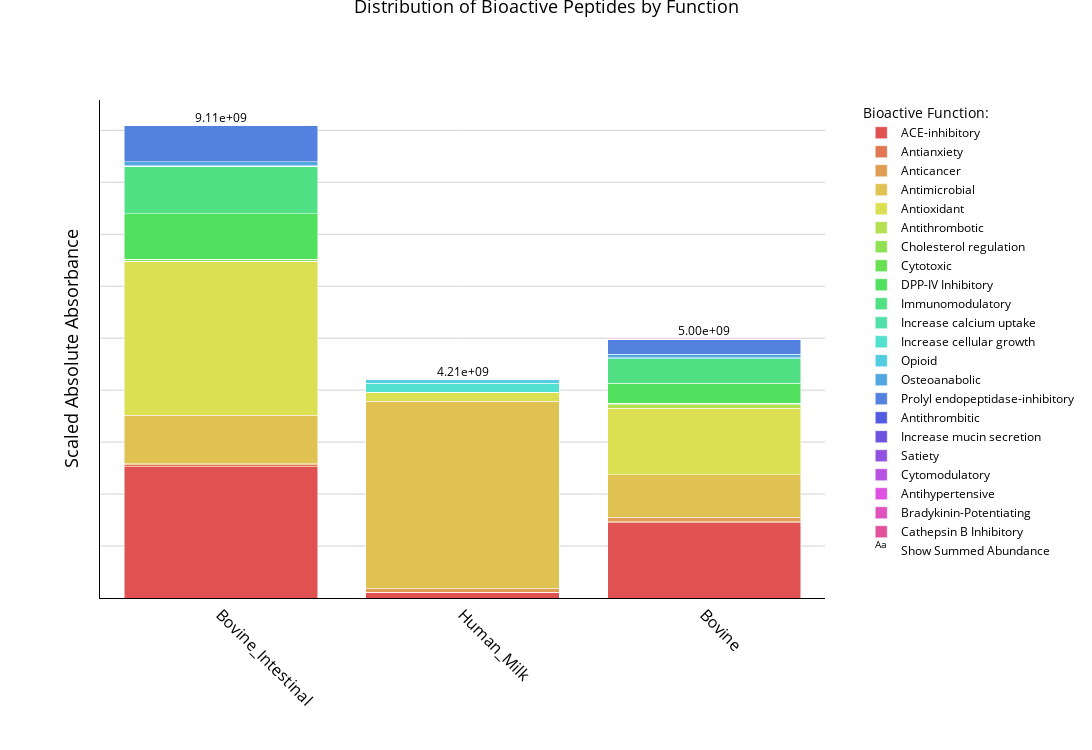
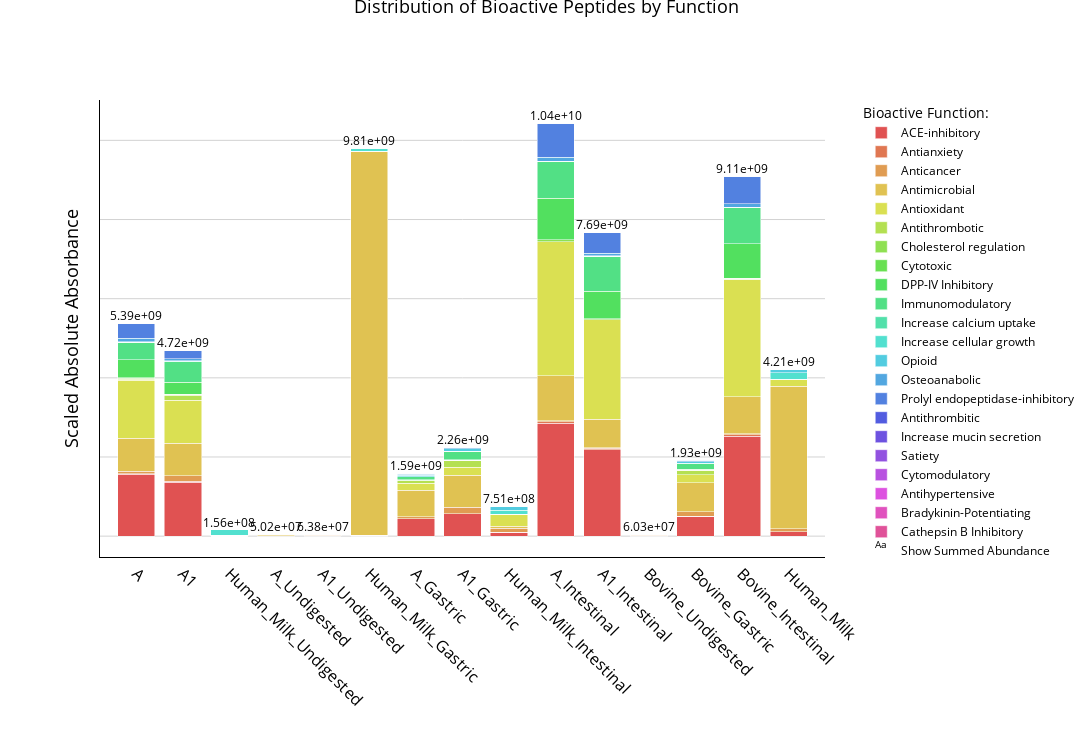
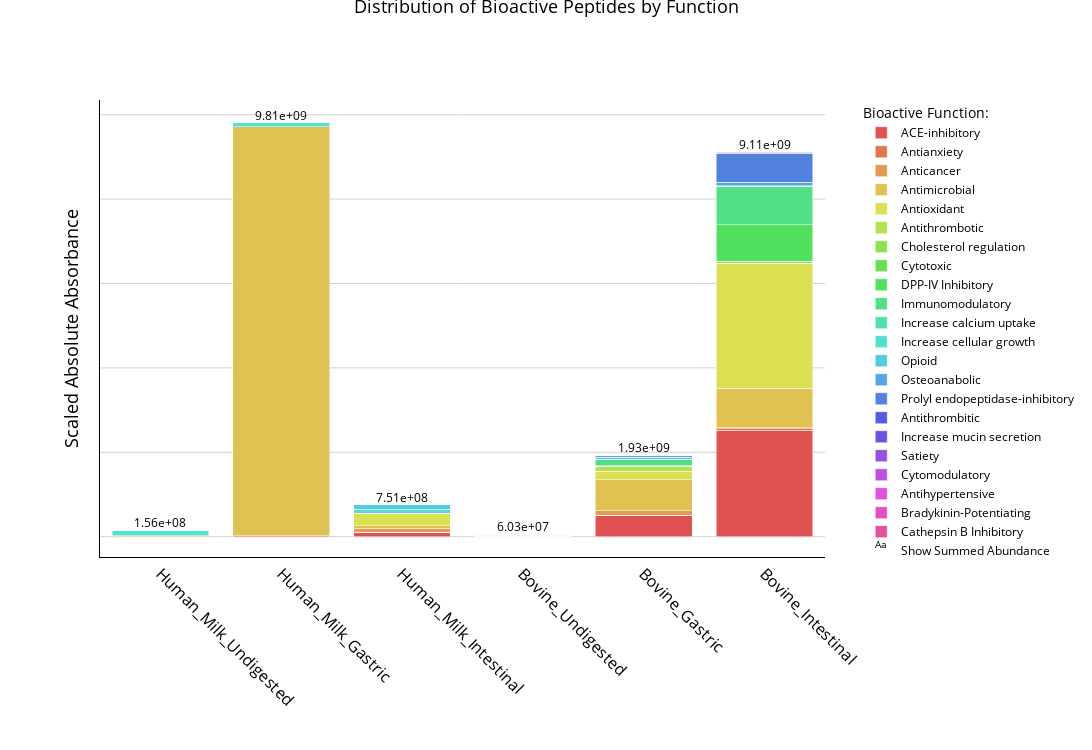
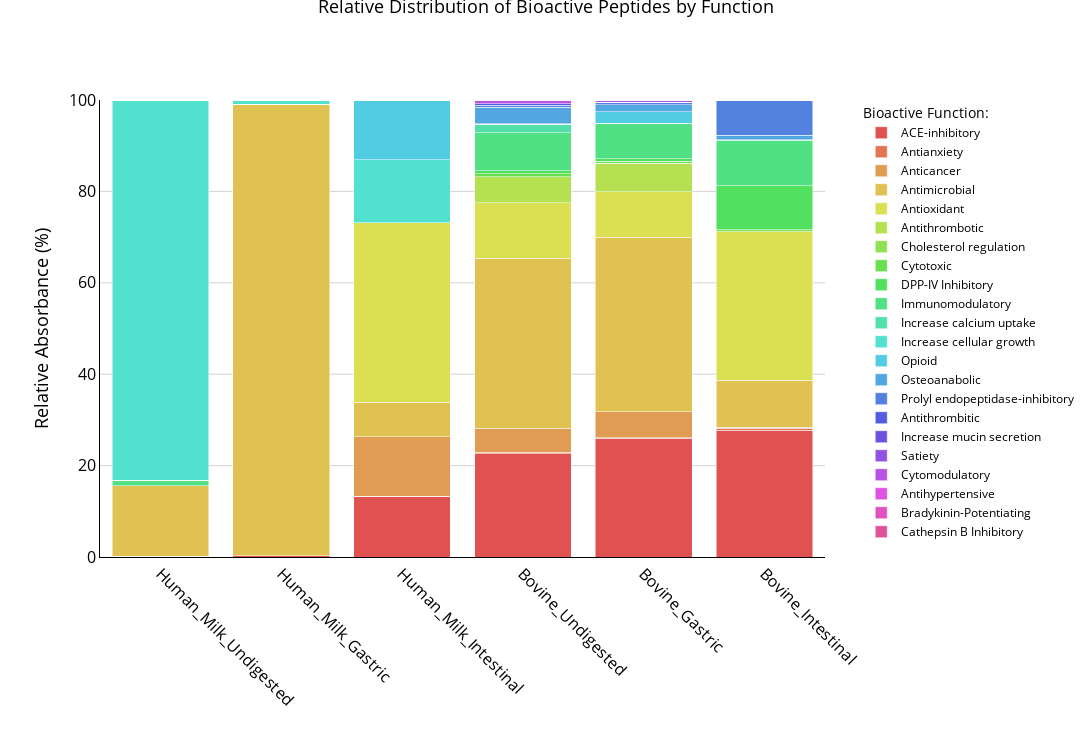

Notebook code for these charts, in order:
### Code cell
# Initialize the interface
data_transformer = DataTransformation()
data_transformer.setup_data_loading_ui()

# Create bioactive plotter
bioactive_plotter = BioactivePlotter(data_transformer)
bioactive_plotter.display()
